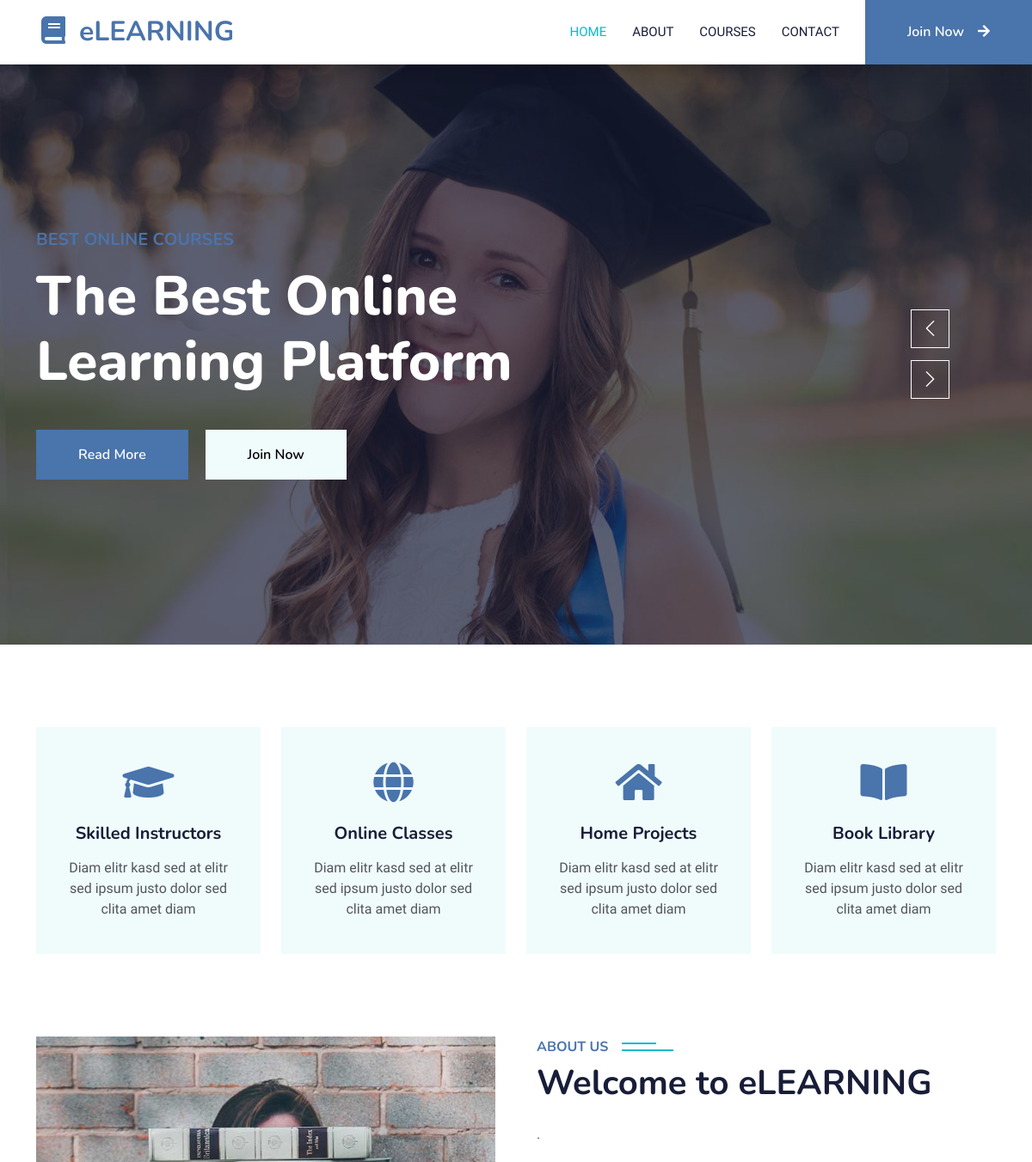
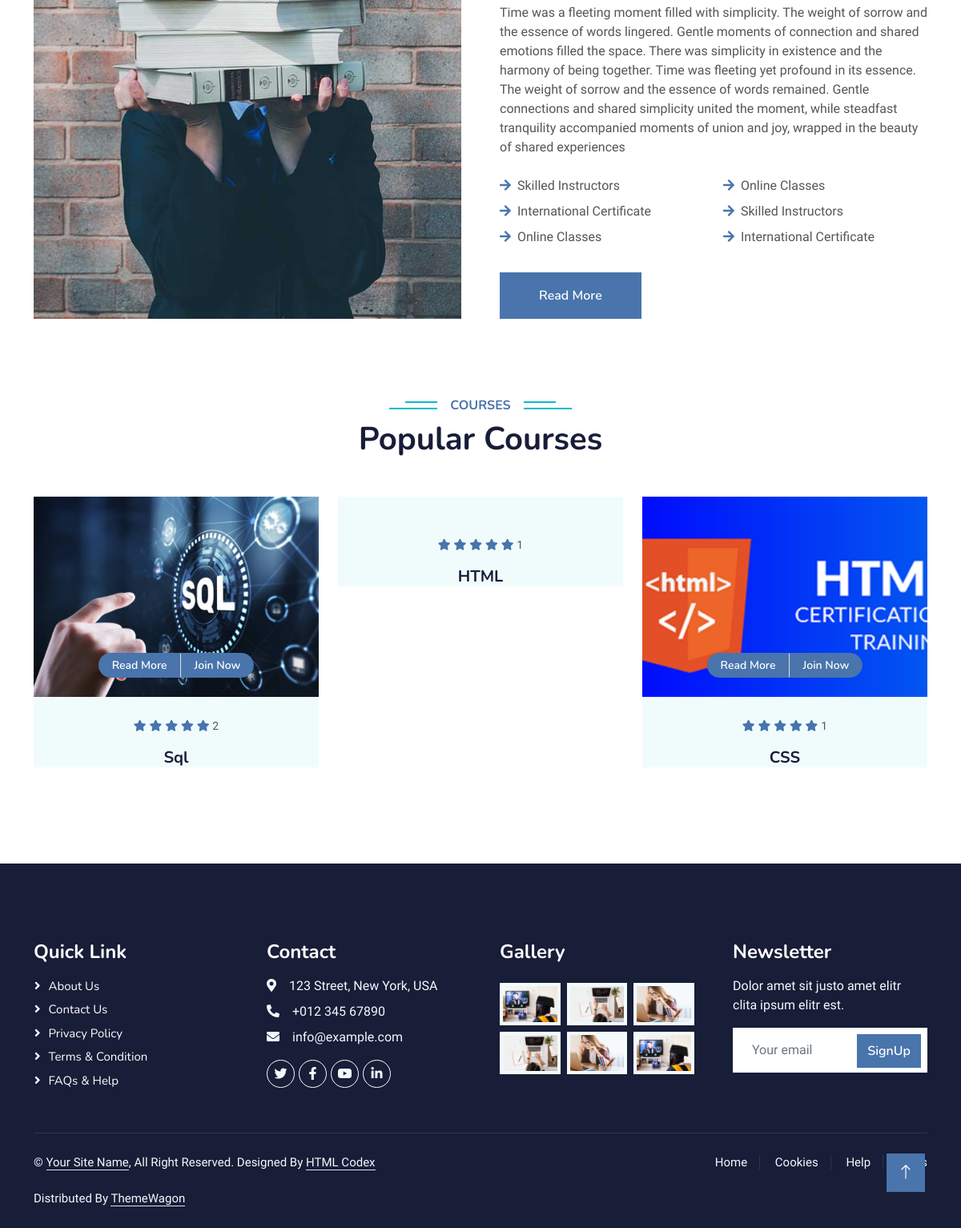
The page / on the database its author committed (2 pictures, top to bottom).
### courses/models.py (models this page shows, shortened)
class Course(models.Model):
    name = models.CharField(max_length=255)
    image = models.ImageField(upload_to="course/")
    category = models.ForeignKey(
        CourseCategory, related_name="courses", on_delete=models.CASCADE
    )
    description = models.TextField()
    created_at = models.DateTimeField(auto_now_add=True)

### core/views.py (the view)
# urls.py: path("", home, name="home"),
def home(request):
    top_courses = Course.objects.annotate(
        enrollment_count=Count("enrollment")
    ).order_by("-enrollment_count")[:3]
    return render(request, "core/index.html", context={"top_courses": top_courses})

### core/templates/core/index.html (shortened to what this page needs)
{% extends 'base.html' %}
{% load static %}
{% block content %}
  <div class="container-fluid p-0 mb-5">
    <div class="owl-carousel header-carousel position-relative">
      <div class="owl-carousel-item position-relative">
        <img class="img-fluid" src="{% static 'img/carousel-1.jpg' %}" alt="" />
        <div class="position-absolute top-0 start-0 w-100 h-100 d-flex align-items-center" style="background: rgba(24, 29, 56, .7);">
          <div class="container">
            <div class="row justify-content-start">
              <div class="col-sm-10 col-lg-8">
                <h5 class="text-primary text-uppercase mb-3 animated slideInDown">Best Online Courses</h5>
                <h1 class="display-3 text-white animated slideInDown">The Best Online Learning Platform</h1>
                <p class="fs-5 text-white mb-4 pb-2"></p>
                <a href="" class="btn btn-primary py-md-3 px-md-5 me-3 animated slideInLeft">Read More</a>
                {% if not request.user.is_authenticated %}
                  <a href="{% url 'core:register' %}" class="btn btn-light py-md-3 px-md-5 animated slideInRight">Join Now</a>
                {% endif %}
              </div>
            </div>
          </div>
        </div>
      </div>
    </div>
  </div>
  <div class="container-xxl py-5">
    <div class="container">
      <div class="row g-4">
        <div class="col-lg-3 col-sm-6 wow fadeInUp" data-wow-delay="0.1s">
          <div class="service-item text-center pt-3">
            <div class="p-4">
              <i class="fa fa-3x fa-graduation-cap text-primary mb-4"></i>
              <h5 class="mb-3">Skilled Instructors</h5>
              <p>Diam elitr kasd sed at elitr sed ipsum justo dolor sed clita amet diam</p>
            </div>
          </div>
        </div>
        <div class="col-lg-3 col-sm-6 wow fadeInUp" data-wow-delay="0.3s">
          <div class="service-item text-center pt-3">
            <div class="p-4">
              <i class="fa fa-3x fa-globe text-primary mb-4"></i>
              <h5 class="mb-3">Online Classes</h5>
              <p>Diam elitr kasd sed at elitr sed ipsum justo dolor sed clita amet diam</p>
            </div>
          </div>
        </div>
        <div class="col-lg-3 col-sm-6 wow fadeInUp" data-wow-delay="0.5s">
          <div class="service-item text-center pt-3">
            <div class="p-4">
              <i class="fa fa-3x fa-home text-primary mb-4"></i>
              <h5 class="mb-3">Home Projects</h5>
              <p>Diam elitr kasd sed at elitr sed ipsum justo dolor sed clita amet diam</p>
            </div>
          </div>
        </div>
        <div class="col-lg-3 col-sm-6 wow fadeInUp" data-wow-delay="0.7s">
          <div class="service-item text-center pt-3">
            <div class="p-4">
              <i class="fa fa-3x fa-book-open text-primary mb-4"></i>
              <h5 class="mb-3">Book Library</h5>
              <p>Diam elitr kasd sed at elitr sed ipsum justo dolor sed clita amet diam</p>
            </div>
          </div>
        </div>
      </div>
    </div>
  </div>
  <div class="container-xxl py-5">
    <div class="container">
      <div class="row g-5">
        <div class="col-lg-6 wow fadeInUp" data-wow-delay="0.1s" style="min-height: 400px;">
          <div class="position-relative h-100">
            <img class="img-fluid position-absolute w-100 h-100" src="{% static 'img/about.jpg' %}" alt="" style="object-fit: cover;" />
          </div>
        </div>
        <div class="col-lg-6 wow fadeInUp" data-wow-delay="0.3s">
          <h6 class="section-title bg-white text-start text-primary pe-3">About Us</h6>
          <h1 class="mb-4">Welcome to eLEARNING</h1>
          <p class="mb-4">.</p>
          <p class="mb-4">Time was a fleeting moment filled with simplicity. The weight of sorrow and the essence of words lingered. Gentle moments of connection and shared emotions filled the space. There was simplicity in existence and the harmony of being together.
            Time was fleeting yet profound in its essence. The weight of sorrow and the essence of words remained. Gentle connections and shared simplicity united the moment, while steadfast tranquility accompanied moments of union and joy, wrapped in the beauty of shared experiences</p>
          <div class="row gy-2 gx-4 mb-4">
            <div class="col-sm-6">
              <p class="mb-0">
                <i class="fa fa-arrow-right text-primary me-2"></i>Skilled Instructors
              </p>
            </div>
            <div class="col-sm-6">
              <p class="mb-0">
                <i class="fa fa-arrow-right text-primary me-2"></i>Online Classes
              </p>
            </div>
            <div class="col-sm-6">
              <p class="mb-0">
                <i class="fa fa-arrow-right text-primary me-2"></i>International Certificate
              </p>
            </div>
            <div class="col-sm-6">
              <p class="mb-0">
                <i class="fa fa-arrow-right text-primary me-2"></i>Skilled Instructors
              </p>
            </div>
            <div class="col-sm-6">
              <p class="mb-0">
                <i class="fa fa-arrow-right text-primary me-2"></i>Online Classes
              </p>
            </div>
            <div class="col-sm-6">
              <p class="mb-0">
                <i class="fa fa-arrow-right text-primary me-2"></i>International Certificate
              </p>
            </div>
          </div>
          <a class="btn btn-primary py-3 px-5 mt-2" href="">Read More</a>
        </div>
      </div>
    </div>
  </div>
  <div class="container-xxl py-5">
    <div class="container">
      <div class="text-center wow fadeInUp" data-wow-delay="0.1s">
        <h6 class="section-title bg-white text-center text-primary px-3">Courses</h6>
        <h1 class="mb-5">Popular Courses</h1>
      </div>
      <div class="row g-4 justify-content-center">
        {% for course in top_courses %}
          <div class="col-lg-4 col-md-6 wow fadeInUp" data-wow-delay="0.1s">
            <div class="course-item bg-light">
              <div class="position-relative overflow-hidden">
                <img class="img-fluid" src="{{ course.image.url }}" alt="" style="height: 250px; object-fit: cover;" />
                <div class="w-100 d-flex justify-content-center position-absolute bottom-0 start-0 mb-4">
                  <a href="#" class="flex-shrink-0 btn btn-sm btn-primary px-3 border-end" style="border-radius: 30px 0 0 30px;">Read More</a>
                  <a href="{% url 'courses:course_detail' course.id %}" class="flex-shrink-0 btn btn-sm btn-primary px-3" style="border-radius: 0 30px 30px 0;">Join Now</a>
                </div>
              </div>
              <div class="text-center p-4 pb-0">
                <div class="mb-3">
                  <small class="fa fa-star text-primary"></small>
                  <small class="fa fa-star text-primary"></small>
                  <small class="fa fa-star text-primary"></small>
                  <small class="fa fa-star text-primary"></small>
                  <small class="fa fa-star text-primary"></small>
                  <small>{{ course.enrollment_count }}</small>
                </div>
                <h5 class="mb-4">{{ course.name }}</h5>
              </div>
            </div>
          </div>
        {% endfor %}
      </div>
    </div>
  </div>
{% endblock %}

### static/css/style.css (style rules this page uses)
:root { --primary: #06BBCC; --light: #F0FBFC; --dark: #181d38; }
.btn { font-family: 'Nunito', sans-serif; font-weight: 600; transition: .5s; }
.btn.btn-primary, .btn.btn-secondary { color: #FFFFFF; }
.section-title { position: relative; display: inline-block; text-transform: uppercase; }
.section-title::before { position: absolute; content: ""; width: calc(100% + 80px); height: 2px; top: 4px; left: -40px; background: var(--primary); z-index: -1; }
.section-title::after { position: absolute; content: ""; width: calc(100% + 120px); height: 2px; bottom: 5px; left: -60px; background: var(--primary); z-index: -1; }
.section-title.text-start::before { width: calc(100% + 40px); left: 0; }
.section-title.text-start::after { width: calc(100% + 60px); left: 0; }
.service-item { background: var(--light); transition: .5s; }
.service-item * { transition: .5s; }
.category img, .course-item img { transition: .5s; }

### rows shown on the page
Course: image (picture), enrollment_count "2", name "Sql"
Course: enrollment_count "1", name "HTML"
Course: image (picture), enrollment_count "1", name "CSS"
